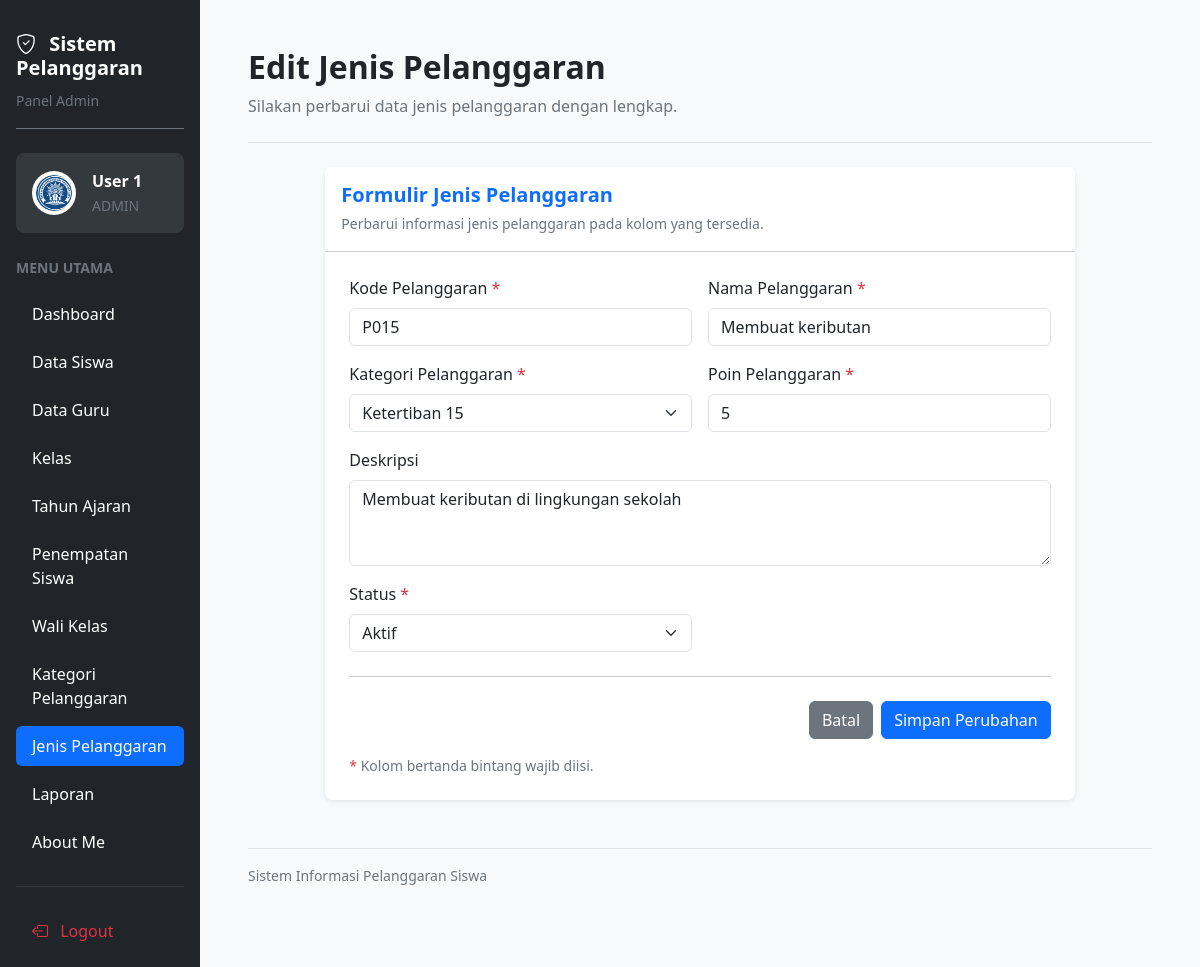
Page /edit_jenis_pelanggaran.php?id=65 (signed in) on the committed database.
### tables this page shows
CREATE TABLE `t_pelanggaran` (
  `id` int(11) NOT NULL,
  `pelanggaran_kategori_id` int(11) NOT NULL,
  `kode` varchar(30) NOT NULL,
  `nama` varchar(150) NOT NULL,
  `poin` int(11) NOT NULL,
  `deksripsi` text NOT NULL,
  `status_aktif` tinyint(1) NOT NULL,
  `created_at` timestamp NOT NULL DEFAULT current_timestamp(),
  `updated_at` timestamp NOT NULL DEFAULT current_timestamp()
);

CREATE TABLE `t_pelanggaran_kategori` (
  `id` int(11) NOT NULL,
  `nama` varchar(100) NOT NULL,
  `deksripsi` text NOT NULL,
  `status_aktif` tinyint(1) NOT NULL,
  `created_at` timestamp NOT NULL DEFAULT current_timestamp(),
  `updated_at` timestamp NOT NULL DEFAULT current_timestamp()
);

### edit_jenis_pelanggaran.php (the view, shortened to what this page needs)
<?php
require_once __DIR__ . "/config/koneksi.php";
$id = (int) $_GET['id'];
$stmt = mysqli_prepare(
    $koneksi,
    "SELECT * FROM t_pelanggaran WHERE id = ?"
);
mysqli_stmt_bind_param($stmt, "i", $id);
mysqli_stmt_execute($stmt);
$hasil = mysqli_stmt_get_result($stmt);
$data = mysqli_fetch_assoc($hasil);
$kategori = mysqli_query(
    $koneksi,
    "SELECT id, nama FROM t_pelanggaran_kategori
     WHERE status_aktif = 1 OR id = " . (int)$data['pelanggaran_kategori_id'] . "
     ORDER BY nama ASC"
);
$namaAdmin = htmlspecialchars(
    $_SESSION['name'] ?? 'Pengguna',
    ENT_QUOTES,
    'UTF-8'
);
$menuAdmin = [
    ['Dashboard', 'dashboard.php'],
    ['Data Siswa', 'siswa.php'],
    ['Data Guru', 'guru.php'],
    ['Kelas', 'kelas.php'],
    ['Tahun Ajaran', 'tahun_ajaran.php'],
    ['Penempatan Siswa', 'penempatan_siswa.php'],
    ['Wali Kelas', 'wali_kelas.php'],
    ['Kategori Pelanggaran', 'kategori_pelanggaran.php'],
    ['Jenis Pelanggaran', 'jenis_pelanggaran.php'],
    ['Laporan', 'laporan.php'],
    ['About Me', 'abautme.php']
];
?>
<!DOCTYPE html>
<html lang="id">
<head>
    <link href="https://cdn.jsdelivr.net/npm/bootstrap@5.3.3/dist/css/bootstrap.min.css" rel="stylesheet">
    <link href="https://cdn.jsdelivr.net/npm/bootstrap-icons@1.11.3/font/bootstrap-icons.min.css" rel="stylesheet">
</head>
<body class="bg-light">
<div class="container-fluid">
    <div class="row">
        <aside class="col-12 col-md-3 col-lg-2 bg-dark min-vh-100 p-3">
            <div class="text-white mb-4 pt-3 pb-3 border-bottom border-secondary">
                <h5 class="fw-bold mb-2">
                    <i class="bi bi-shield-check me-2"></i>
                    Sistem Pelanggaran
                </h5>
                <small class="text-secondary">Panel Admin</small>
            </div>
            <div class="bg-secondary bg-opacity-25 rounded-3 p-3 mb-4">
                <div class="d-flex align-items-center gap-3">
                    <img
                        src="logo.png"
                        alt="Logo Aplikasi"
                        width="44"
                        height="44"
                        class="rounded-circle bg-white p-1"
                    >
                    <div class="text-white text-break">
                        <div class="fw-semibold"><?= $namaAdmin; ?></div>
                        <small class="text-secondary">ADMIN</small>
                    </div>
                </div>
            </div>
            <div class="text-secondary small fw-semibold mb-3">
                MENU UTAMA
            </div>
            <ul class="nav nav-pills flex-column gap-2">
                <?php foreach ($menuAdmin as $item): ?>
                    <li class="nav-item">
                        <a
                            href="<?= htmlspecialchars($item[1], ENT_QUOTES, 'UTF-8'); ?>"
                            class="nav-link <?= $item[0] === 'Jenis Pelanggaran' ? 'active' : 'text-white'; ?> rounded-2 py-2 px-3"
                        >
                            <?= htmlspecialchars($item[0], ENT_QUOTES, 'UTF-8'); ?>
                        </a>
                    </li>
                <?php endforeach; ?>
            </ul>
            <hr class="border-secondary my-4">
            <a href="logout.php" class="nav-link text-danger rounded-2 py-2 px-3">
                <i class="bi bi-box-arrow-left me-2"></i>
                Logout
            </a>
        </aside>
        <main class="col-12 col-md-9 col-lg-10 p-3 p-lg-5">
            <div class="d-flex flex-wrap justify-content-between align-items-center gap-3 mb-4 pb-4 border-bottom">
                <div>
                    <h2 class="fw-bold mb-2">Edit Jenis Pelanggaran</h2>
                    <p class="text-secondary mb-0">
                        Silakan perbarui data jenis pelanggaran dengan lengkap.
                    </p>
                </div>
            </div>
            <div class="row justify-content-center">
                <div class="col-12 col-xl-10">
                    <div class="card border-0 shadow-sm rounded-3">
                        <div class="card-header bg-white p-3">
                            <h5 class="text-primary fw-bold mb-1">
                                Formulir Jenis Pelanggaran
                            </h5>
                            <small class="text-secondary">
                                Perbarui informasi jenis pelanggaran pada kolom yang tersedia.
                            </small>
                        </div>
                        <div class="card-body p-4">
                            <form method="POST" action="">
                                <div class="row g-3">
                                    <div class="col-md-6">
                                        <label for="kode" class="form-label">
                                            Kode Pelanggaran <span class="text-danger">*</span>
                                        </label>
                                        <input
                                            type="text"
                                            name="kode"
                                            id="kode"
                                            class="form-control"
                                            placeholder="Masukkan kode pelanggaran"
                                            value="<?= htmlspecialchars($data['kode'] ?? '', ENT_QUOTES, 'UTF-8'); ?>"
                                            required
                                        >
                                    </div>
                                    <div class="col-md-6">
                                        <label for="nama" class="form-label">
                                            Nama Pelanggaran <span class="text-danger">*</span>
                                        </label>
                                        <input
                                            type="text"
                                            name="nama"
                                            id="nama"
                                            class="form-control"
                                            placeholder="Masukkan nama pelanggaran"
                                            value="<?= htmlspecialchars($data['nama'] ?? '', ENT_QUOTES, 'UTF-8'); ?>"
                                            required
                                        >
                                    </div>
                                    <div class="col-md-6">
                                        <label for="pelanggaran_kategori_id" class="form-label">
                                            Kategori Pelanggaran <span class="text-danger">*</span>
                                        </label>
                                        <select
                                            name="pelanggaran_kategori_id"
                                            id="pelanggaran_kategori_id"
                                            class="form-select"
                                            required
                                        >
                                            <?php while ($k = mysqli_fetch_assoc($kategori)): ?>
                                                <option
                                                    value="<?= (int)$k['id']; ?>"
                                                    <?= (int)$data['pelanggaran_kategori_id'] == (int)$k['id'] ? 'selected' : ''; ?>
                                                >
                                                    <?= htmlspecialchars($k['nama'], ENT_QUOTES, 'UTF-8'); ?>
                                                </option>
                                            <?php endwhile; ?>
                                        </select>
                                    </div>
                                    <div class="col-md-6">
                                        <label for="poin" class="form-label">
                                            Poin Pelanggaran <span class="text-danger">*</span>
                                        </label>
                                        <input
                                            type="number"
                                            name="poin"
                                            id="poin"
                                            class="form-control"
                                            min="0"
                                            placeholder="Masukkan jumlah poin"
                                            value="<?= htmlspecialchars((string)($data['poin'] ?? 0), ENT_QUOTES, 'UTF-8'); ?>"
                                            required
                                        >
                                    </div>
                                    <div class="col-12">
                                        <label for="deksripsi" class="form-label">
                                            Deskripsi
                                        </label>
                                        <textarea
                                            name="deksripsi"
                                            id="deksripsi"
                                            class="form-control"
                                            rows="3"
                                            placeholder="Masukkan deskripsi pelanggaran"
                                        ><?= htmlspecialchars($data['deksripsi'] ?? '', ENT_QUOTES, 'UTF-8'); ?></textarea>
                                    </div>
                                    <div class="col-md-6">
                                        <label for="status_aktif" class="form-label">
                                            Status <span class="text-danger">*</span>
                                        </label>
                                        <select
                                            name="status_aktif"
                                            id="status_aktif"
                                            class="form-select"
                                            required
                                        >
                                            <option
                                                value="1"
                                                <?= ($data['status_aktif'] ?? 0) == 1 ? 'selected' : ''; ?>
                                            >
                                                Aktif
                                            </option>
                                        </select>
                                    </div>
                                </div>
                                <hr class="my-4">
                                <div class="d-flex justify-content-end gap-2">
                                    <a href="jenis_pelanggaran.php" class="btn btn-secondary">
                                        Batal
                                    </a>
                                    <button type="submit" name="simpan" class="btn btn-primary">
                                        Simpan Perubahan
                                    </button>
                                </div>
                                <p class="text-secondary small mt-3 mb-0">
                                    <span class="text-danger">*</span>
                                    Kolom bertanda bintang wajib diisi.
                                </p>
                            </form>
                        </div>
                    </div>
                </div>
            </div>
            <div class="text-secondary small mt-5 pt-3 border-top">
                Sistem Informasi Pelanggaran Siswa
            </div>
        </main>
    </div>
</div>
</body>
</html>

### rows in the picture
t_pelanggaran: kode "P015", nama "Membuat keributan", pelanggaran_kategori_id "Ketertiban 15", poin "5", deksripsi "Membuat keributan di lingkungan sekolah", status_aktif "Aktif"

### other values in the picture
$namaAdmin "User 1"
$item[0] "Dashboard"
$item[0] "Data Siswa"
$item[0] "Data Guru"
$item[0] "Kelas"
$item[0] "Tahun Ajaran"
$item[0] "Penempatan Siswa"
$item[0] "Wali Kelas"
$item[0] "Kategori Pelanggaran"
$item[0] "Jenis Pelanggaran"
$item[0] "Laporan"
$item[0] "About Me"
